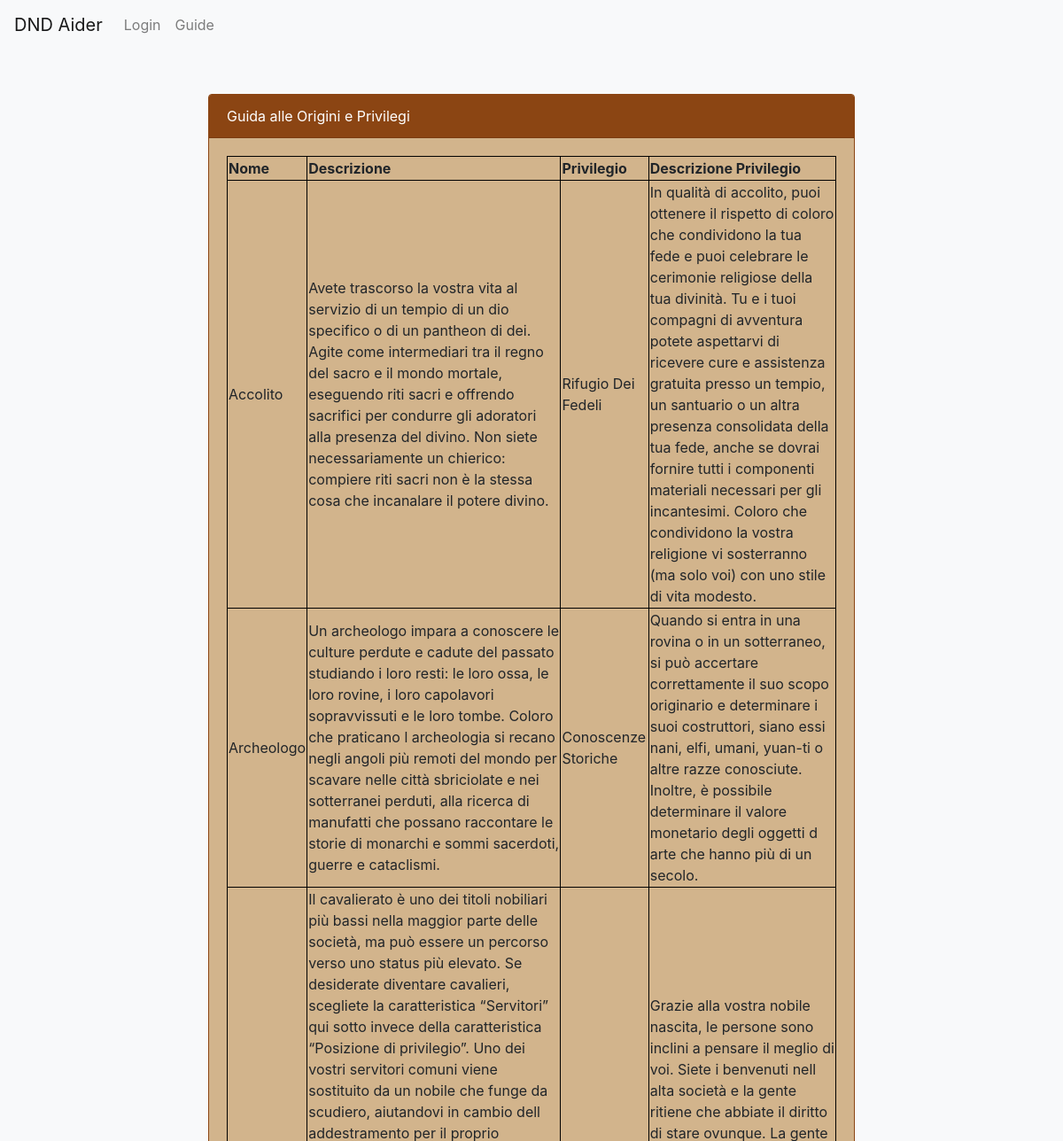
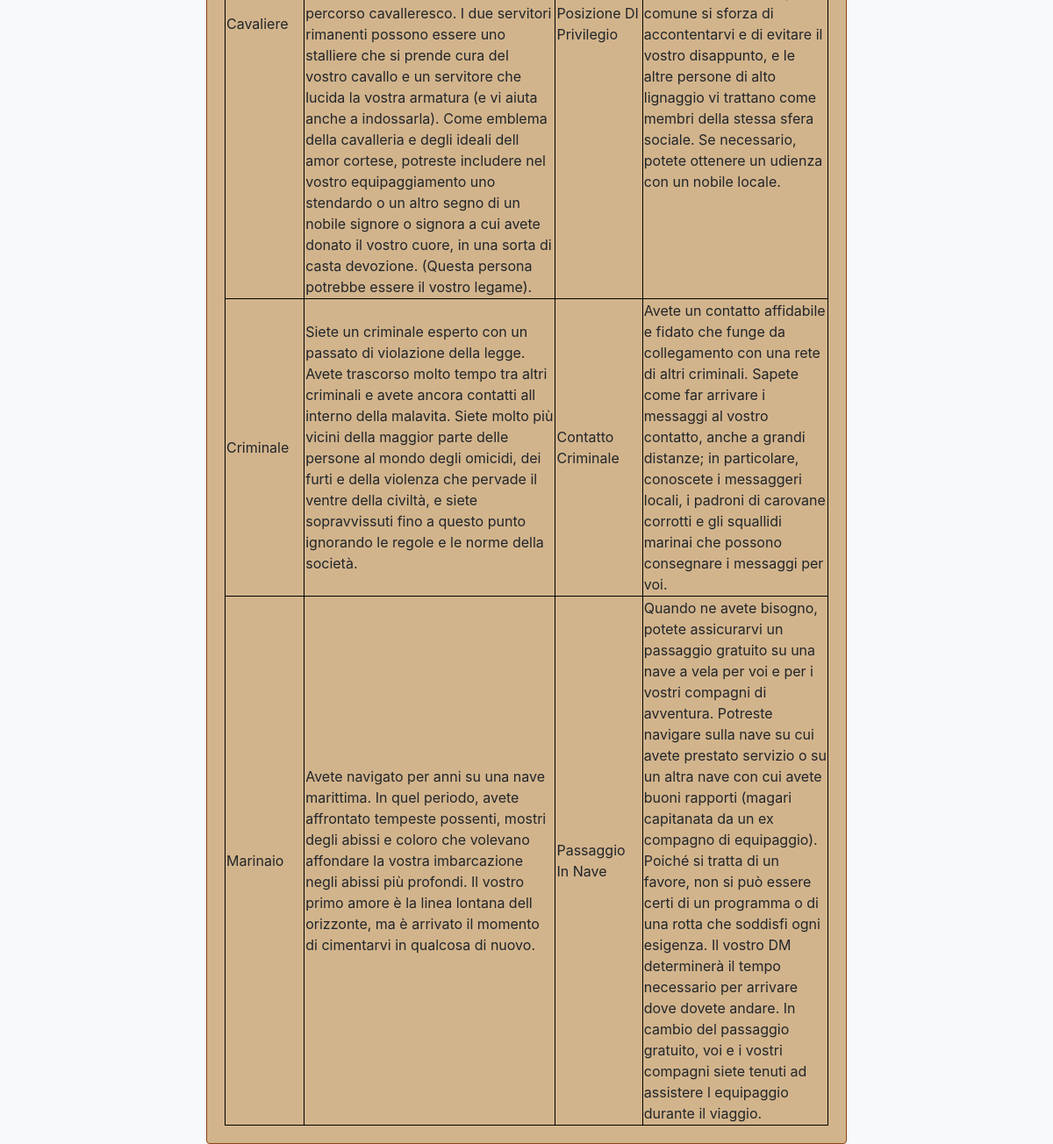
The app's page /guideorigini.php with its own data (2 pictures, top to bottom).
### tables this page shows
CREATE TABLE `origine` (
  `Nome` varchar(30) NOT NULL,
  `Descrizione` varchar(1000) NOT NULL,
  `Nome_Privilegio` varchar(30) NOT NULL
);

CREATE TABLE `privilegio` (
  `Nome` varchar(30) NOT NULL,
  `Descrizione` varchar(1000) NOT NULL
);

### database.php (called while the page is built, shortened)
<?php
class DatabaseHelper{
    public $db;
    public function __construct($servername, $username, $password, $dbname, $port){
        $this->db = new mysqli($servername, $username, $password, $dbname, $port);
    }
public function getBackgroundsPrivileges(){
    $query="SELECT origine.Nome, origine.Descrizione, privilegio.Nome as Privilegio, privilegio.Descrizione as Descrizione_Privilegio FROM origine LEFT JOIN privilegio ON origine.Nome_Privilegio=privilegio.Nome";
    $stmt = $this->db->prepare($query);
    $stmt->execute();
    $result = $stmt->get_result();
    $traits=array();
    while ($row = $result->fetch_assoc()){
        $traits[]=$row;
    }
    return $traits;
}
}
?>

### bootstrap.php (called while the page is built, shortened)
<?php
    require_once("database.php");
    $dbh = new DatabaseHelper("localhost", "root", "", "dnd_character_manager", 3306);
?>

### guideorigini.php (the view, shortened to what this page needs)
<?php
    require_once("bootstrap.php");
?>
<!DOCTYPE html>
<html lang="en">
<head>
    <link rel="stylesheet" href="https://stackpath.bootstrapcdn.com/bootstrap/4.5.0/css/bootstrap.min.css">
</head>
<body>
<header><nav class="navbar navbar-expand-lg navbar-light bg-light">
  <a class="navbar-brand" href="index.php">DND Aider</a>
  <div class="collapse navbar-collapse" id="navbarSupportedContent">
    <ul class="navbar-nav mr-auto">
      <?php
      if (isset($_SESSION["ID"])){
      ?>
       <li class="nav-item">
        <a class="nav-link" href="logout.php">Logout</a>
      </li>
      <li class="nav-item">
        <a class="nav-link" href="create.php">Crea</a>
      </li>
      <?php
      }else{
      ?>
      <li class="nav-item">
        <a class="nav-link" href="login.php">Login</a>
      </li>
      <?php
    } ?>
      <li class="nav-item">
        <a class="nav-link" href="guide.php">Guide</a>
      </li>
    </ul>
  </div>
</nav></header>
<div class="container">
        <div class="row justify-content-center">
            <div class="col-md-8">
                <div class="card">
                    <div class="card-header">Guida alle Origini e Privilegi</div>
                    <div class="card-body">
                    <section>
                    <table>
                      <tr>
                      <th>Nome</th>
                      <th>Descrizione</th>
                      <th>Privilegio </th>
                      <th>Descrizione Privilegio</th>
                      </tr>
                    <?php
                    $tutteorigini=$dbh->getBackgroundsPrivileges();
                    foreach($tutteorigini as $row){
                    echo "<tr><td>".htmlentities($row["Nome"])."</td>
                    <td>".htmlentities($row["Descrizione"])."</td>
                    <td>".htmlentities($row["Privilegio"])."</td>
                    <td>".htmlentities($row["Descrizione_Privilegio"])."</td></tr>";
                }
                    ?>
                     </table>
            </section>
                    </div>
                </div>
            </div>
        </div>
    </div>
</body>
</html>

### guideorigini.php (style rules this page uses)
body { background-color: #f8f9fa; }
.card { margin-top: 50px; background-color: #d2b48c; border: 1px solid #8b4513; }
.card-header { background-color: #8b4513; color: #fff; }
table, th, td { border: 1px solid black; border-collapse:collapse; }

### records on screen
origine: Nome "Accolito", Descrizione "Avete trascorso la vostra vita al servizio di un tempio di un dio specifico o di un pantheon di dei. Agite come intermediari tra il regno del sacro e il mondo mortale, eseguendo riti sacri e offrendo sacrifici per condurre gli adoratori alla presenza del divino. Non siete necessariamente un chierico: compiere riti sacri non è la stessa cosa che incanalare il potere divino.", Nome_Privilegio.Nome "Rifugio Dei Fedeli", Nome_Privilegio.Descrizione "In qualità di accolito, puoi ottenere il rispetto di coloro che condividono la tua fede e puoi celebrare le cerimonie religiose della tua divinità. Tu e i tuoi compagni di avventura potete aspettarvi di ricevere cure e assistenza gratuita presso un tempio, un santuario o un altra presenza consolidata della tua fede, anche se dovrai fornire tutti i componenti materiali necessari per gli incantesimi. Coloro che condividono la vostra religione vi sosterranno (ma solo voi) con uno stile di vita modesto."
origine: Nome "Archeologo", Descrizione "Un archeologo impara a conoscere le culture perdute e cadute del passato studiando i loro resti: le loro ossa, le loro rovine, i loro capolavori sopravvissuti e le loro tombe. Coloro che praticano l archeologia si recano negli angoli più remoti del mondo per scavare nelle città sbriciolate e nei sotterranei perduti, alla ricerca di manufatti che possano raccontare le storie di monarchi e sommi sacerdoti, guerre e cataclismi.", Nome_Privilegio.Nome "Conoscenze Storiche", Nome_Privilegio.Descrizione "Quando si entra in una rovina o in un sotterraneo, si può accertare correttamente il suo scopo originario e determinare i suoi costruttori, siano essi nani, elfi, umani, yuan-ti o altre razze conosciute. Inoltre, è possibile determinare il valore monetario degli oggetti d arte che hanno più di un secolo."
origine: Nome "Cavaliere", Descrizione "Il cavalierato è uno dei titoli nobiliari più bassi nella maggior parte delle società, ma può essere un percorso verso uno status più elevato. Se desiderate diventare cavalieri, scegliete la caratteristica “Servitori” qui sotto invece della caratteristica “Posizione di privilegio”. Uno dei vostri servitori comuni viene sostituito da un nobile che funge da scudiero, aiutandovi in cambio dell addestramento per il proprio percorso cavalleresco. I due servitori rimanenti possono essere uno stalliere che si prende cura del vostro cavallo e un servitore che lucida la vostra armatura (e vi aiuta anche a indossarla). Come emblema della cavalleria e degli ideali dell amor cortese, potreste includere…", privilegio.Nome "Posizione DI Privilegio", privilegio.Descrizione "Grazie alla vostra nobile nascita, le persone sono inclini a pensare il meglio di voi. Siete i benvenuti nell alta società e la gente ritiene che abbiate il diritto di stare ovunque. La gente comune si sforza di accontentarvi e di evitare il vostro disappunto, e le altre persone di alto lignaggio vi trattano come membri della stessa sfera sociale. Se necessario, potete ottenere un udienza con un nobile locale."
origine: Nome "Criminale", Descrizione "Siete un criminale esperto con un passato di violazione della legge. Avete trascorso molto tempo tra altri criminali e avete ancora contatti all interno della malavita. Siete molto più vicini della maggior parte delle persone al mondo degli omicidi, dei furti e della violenza che pervade il ventre della civiltà, e siete sopravvissuti fino a questo punto ignorando le regole e le norme della società.", Nome_Privilegio.Nome "Contatto Criminale", Nome_Privilegio.Descrizione "Avete un contatto affidabile e fidato che funge da collegamento con una rete di altri criminali. Sapete come far arrivare i messaggi al vostro contatto, anche a grandi distanze; in particolare, conoscete i messaggeri locali, i padroni di carovane corrotti e gli squallidi marinai che possono consegnare i messaggi per voi."
origine: Nome "Marinaio", Descrizione "Avete navigato per anni su una nave marittima. In quel periodo, avete affrontato tempeste possenti, mostri degli abissi e coloro che volevano affondare la vostra imbarcazione negli abissi più profondi. Il vostro primo amore è la linea lontana dell orizzonte, ma è arrivato il momento di cimentarvi in qualcosa di nuovo.", Nome_Privilegio.Nome "Passaggio In Nave", Nome_Privilegio.Descrizione "Quando ne avete bisogno, potete assicurarvi un passaggio gratuito su una nave a vela per voi e per i vostri compagni di avventura. Potreste navigare sulla nave su cui avete prestato servizio o su un altra nave con cui avete buoni rapporti (magari capitanata da un ex compagno di equipaggio). Poiché si tratta di un favore, non si può essere certi di un programma o di una rotta che soddisfi ogni esigenza. Il vostro DM determinerà il tempo necessario per arrivare dove dovete andare. In cambio del passaggio gratuito, voi e i vostri compagni siete tenuti ad assistere l equipaggio durante il viaggio."
